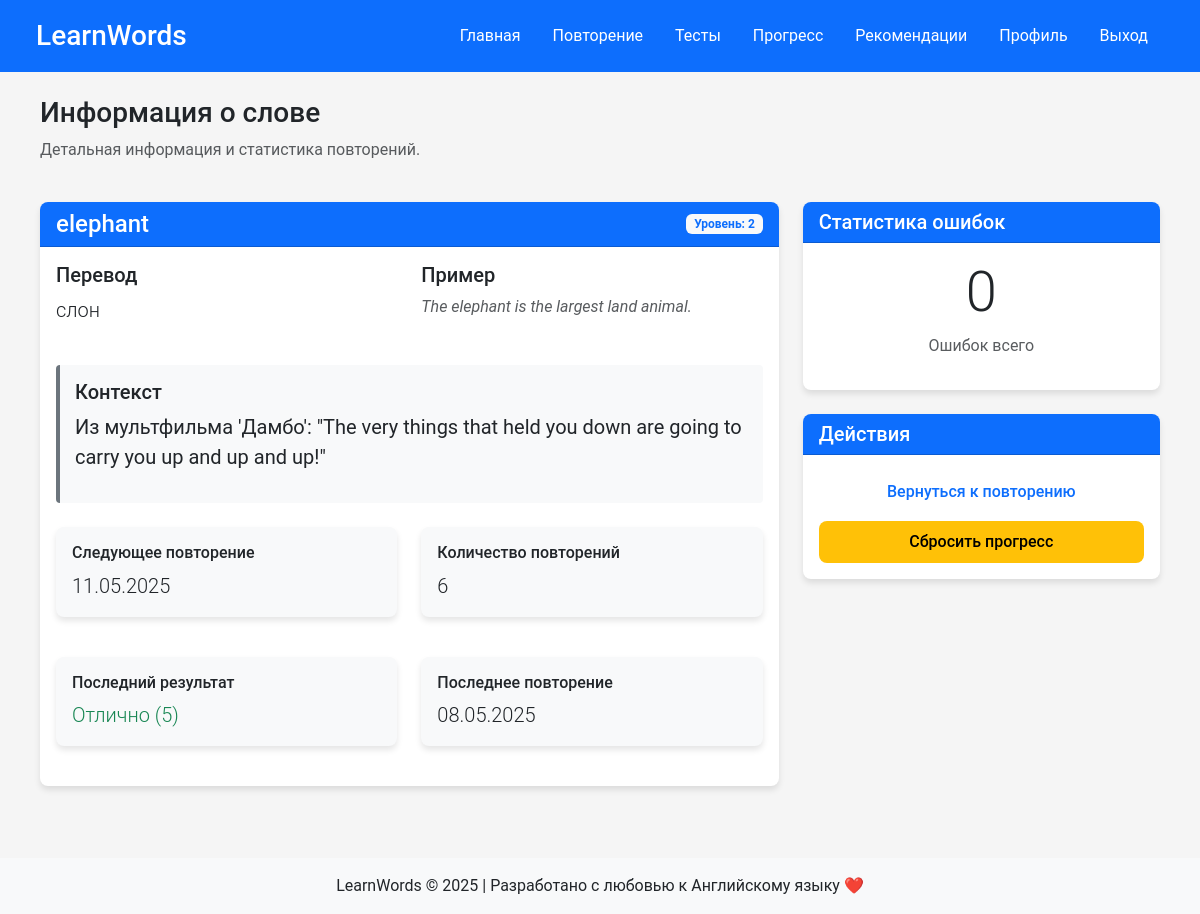
Screenshot of /word/1 (signed in) with the database file from the repository.
### app/models/models.py (models this page shows, shortened)
class Word(db.Model):
    __tablename__ = 'words'
    __table_args__ = {'extend_existing': True}
    id = db.Column(db.Integer, primary_key=True)
    word = db.Column(db.String(100), nullable=False)
    translation = db.Column(db.String(100), nullable=False)
    example = db.Column(db.Text)
    context = db.Column(db.Text)
    created_at = db.Column(db.DateTime, default=datetime.utcnow)
    category_id = db.Column(db.Integer, db.ForeignKey('categories.id'), nullable=True)
    repetitions = db.relationship('Repetition', backref='word', lazy=True, cascade="all, delete-orphan")
    mistakes = db.relationship('Mistake', backref='word', lazy=True, cascade="all, delete-orphan")
    tests = db.relationship('Test', backref='word', lazy=True, cascade="all, delete-orphan")

class Repetition(db.Model):
    __tablename__ = 'repetitions'
    __table_args__ = {'extend_existing': True}
    id = db.Column(db.Integer, primary_key=True)
    word_id = db.Column(db.Integer, db.ForeignKey('words.id'), nullable=False)
    user_id = db.Column(db.Integer, db.ForeignKey('users.id'), nullable=True)
    user_level = db.Column(db.Integer, default=0)
    next_review_date = db.Column(db.Date, default=datetime.utcnow().date)
    repeat_count = db.Column(db.Integer, default=0)
    last_result = db.Column(db.Integer, default=0)  # Оценка от 0 до 5
    last_review_date = db.Column(db.Date, default=datetime.utcnow().date)

class Mistake(db.Model):
    __tablename__ = 'mistakes'
    __table_args__ = {'extend_existing': True}
    id = db.Column(db.Integer, primary_key=True)
    word_id = db.Column(db.Integer, db.ForeignKey('words.id'), nullable=False)
    mistake_count = db.Column(db.Integer, default=0)
    last_wrong_date = db.Column(db.Date, default=None)

### app/routes/main_routes.py (the view)
@main_bp.route('/word/<int:word_id>')
@login_required
def word_detail(word_id):
    user_id = session.get('user_id')
    word = Word.query.get_or_404(word_id)
    repetition = Repetition.query.filter_by(word_id=word_id, user_id=user_id).first_or_404()
    mistake = Mistake.query.filter_by(word_id=word_id).first()
    return render_template('word_detail.html',
                           word=word,
                           repetition=repetition,
                           mistake=mistake)

### app/utils/auth_utils.py (called while the page is built)
def login_required(f):
    @wraps(f)
    def decorated_function(*args, **kwargs):
        if 'user_id' not in session:
            session['next_url'] = request.url
            flash('Пожалуйста, войдите в аккаунт для доступа к этой странице', 'warning')
            return redirect(url_for('auth.login'))
        return f(*args, **kwargs)
    return decorated_function

### app/templates/word_detail.html (shortened to what this page needs)
{% extends "base.html" %}
{% block content %}
<div class="container">
    <div class="row mb-4">
        <div class="col">
            <h1 class="h3">Информация о слове</h1>
            <p class="text-muted">Детальная информация и статистика повторений.</p>
        </div>
    </div>
    <div class="row">
        <div class="col-md-8">
            <div class="card mb-4">
                <div class="card-header bg-primary text-white d-flex justify-content-between align-items-center">
                    <h2 class="h4 mb-0">{{ word.word }}</h2>
                    {% if repetition %}
                    <span class="badge bg-light text-primary">Уровень: {{ repetition.user_level }}</span>
                    {% endif %}
                </div>
                <div class="card-body">
                    <div class="row mb-4">
                        <div class="col-md-6">
                            <h3 class="h5">Перевод</h3>
                            <p class="lead">{{ word.translation }}</p>
                        </div>
                        <div class="col-md-6">
                            <h3 class="h5">Пример</h3>
                            <p class="text-muted fst-italic">{{ word.example or 'Нет примера' }}</p>
                        </div>
                    </div>
                    {% if word.context %}
                    <div class="context-box mb-4">
                        <h3 class="h5">Контекст</h3>
                        <blockquote class="blockquote">
                            <p class="mb-0">{{ word.context }}</p>
                        </blockquote>
                    </div>
                    {% endif %}
                    {% if repetition %}
                    <div class="row mb-3">
                        <div class="col-md-6">
                            <div class="card bg-light">
                                <div class="card-body">
                                    <h4 class="h6">Следующее повторение</h4>
                                    <p class="mb-0 lead">{{ repetition.next_review_date.strftime('%d.%m.%Y') }}</p>
                                </div>
                            </div>
                        </div>
                        <div class="col-md-6">
                            <div class="card bg-light">
                                <div class="card-body">
                                    <h4 class="h6">Количество повторений</h4>
                                    <p class="mb-0 lead">{{ repetition.repeat_count }}</p>
                                </div>
                            </div>
                        </div>
                    </div>
                    <div class="row">
                        <div class="col-md-6">
                            <div class="card bg-light">
                                <div class="card-body">
                                    <h4 class="h6">Последний результат</h4>
                                    <p class="mb-0 lead">
                                        {% if repetition.last_result == 0 %}
                                        <span class="text-danger">Очень плохо (0)</span>
                                        {% elif repetition.last_result <= 2 %}
                                        <span class="text-warning">Плохо ({{ repetition.last_result }})</span>
                                        {% elif repetition.last_result == 3 %}
                                        <span class="text-primary">Хорошо (3)</span>
                                        {% else %}
                                        <span class="text-success">Отлично ({{ repetition.last_result }})</span>
                                        {% endif %}
                                    </p>
                                </div>
                            </div>
                        </div>
                        <div class="col-md-6">
                            <div class="card bg-light">
                                <div class="card-body">
                                    <h4 class="h6">Последнее повторение</h4>
                                    <p class="mb-0 lead">{{ repetition.last_review_date.strftime('%d.%m.%Y') }}</p>
                                </div>
                            </div>
                        </div>
                    </div>
                    {% endif %}
                </div>
            </div>
        </div>
        <div class="col-md-4">
            <div class="card mb-4">
                <div class="card-header bg-primary text-white">
                    <h3 class="h5 mb-0">Статистика ошибок</h3>
                </div>
                <div class="card-body">
                    {% if mistake %}
                    <div class="text-center mb-3">
                        <h3 class="display-4">{{ mistake.mistake_count }}</h3>
                        <p class="text-muted">Ошибок всего</p>
                    </div>
                    {% else %}
                    <div class="text-center">
                        <p class="mb-0">Нет данных об ошибках.</p>
                    </div>
                    {% endif %}
                </div>
            </div>
            <div class="card">
                <div class="card-header bg-primary text-white">
                    <h3 class="h5 mb-0">Действия</h3>
                </div>
                <div class="card-body">
                    <div class="d-grid gap-2">
                        <a href="{{ url_for('main.review') }}" class="btn btn-outline-primary">Вернуться к повторению</a>
                        <button class="btn btn-warning" id="resetWordBtn">Сбросить прогресс</button>
                    </div>
                </div>
            </div>
        </div>
    </div>
</div>
{% endblock %}

### app/static/css/style.css (style rules this page uses)
body { background-color: #f5f5f5; font-family: 'Roboto', 'Segoe UI', Tahoma, Geneva, Verdana, sans-serif; }
.card { border-radius: 0.5rem; box-shadow: 0 4px 6px rgba(0, 0, 0, 0.1); margin-bottom: 1.5rem; border: none; transition: all 0.2s ease-in-out; }
.card-header { border-radius: 0.5rem 0.5rem 0 0 !important; font-weight: 500; }
.context-box { background-color: #f8f9fa; border-left: 4px solid #6c757d; padding: 15px; margin-top: 20px; border-radius: 4px; transition: all 0.3s ease; }
.badge { transition: all 0.3s ease; }
.text-center { text-align: center; }
.btn { display: inline-block; font-weight: 500; text-align: center; vertical-align: middle; cursor: pointer; border: 1px solid transparent; padding: 0.5rem 1rem; font-size: 16px; line-height: 1.5; border-radius: 0.5rem; transition: all 0.3s ease; text-decoration: none; }
.container { width: 100%; max-width: 1200px; margin: 0 auto; padding: 0 20px; }

### app/templates/word_detail.html (style rules this page uses)
.context-box { background-color: #f8f9fa; border-left: 4px solid #6c757d; padding: 15px; border-radius: 4px; }

### rows the page displays
Word: word "elephant", translation "слон", example "The elephant is the largest land animal.", context "Из мультфильма 'Дамбо': \"The very things that held you down are going to carry you up and up and up!\""
Repetition: user_level "2", next_review_date "11.05.2025", repeat_count "6", last_result "5", last_review_date "08.05.2025"
Mistake: mistake_count "0"
